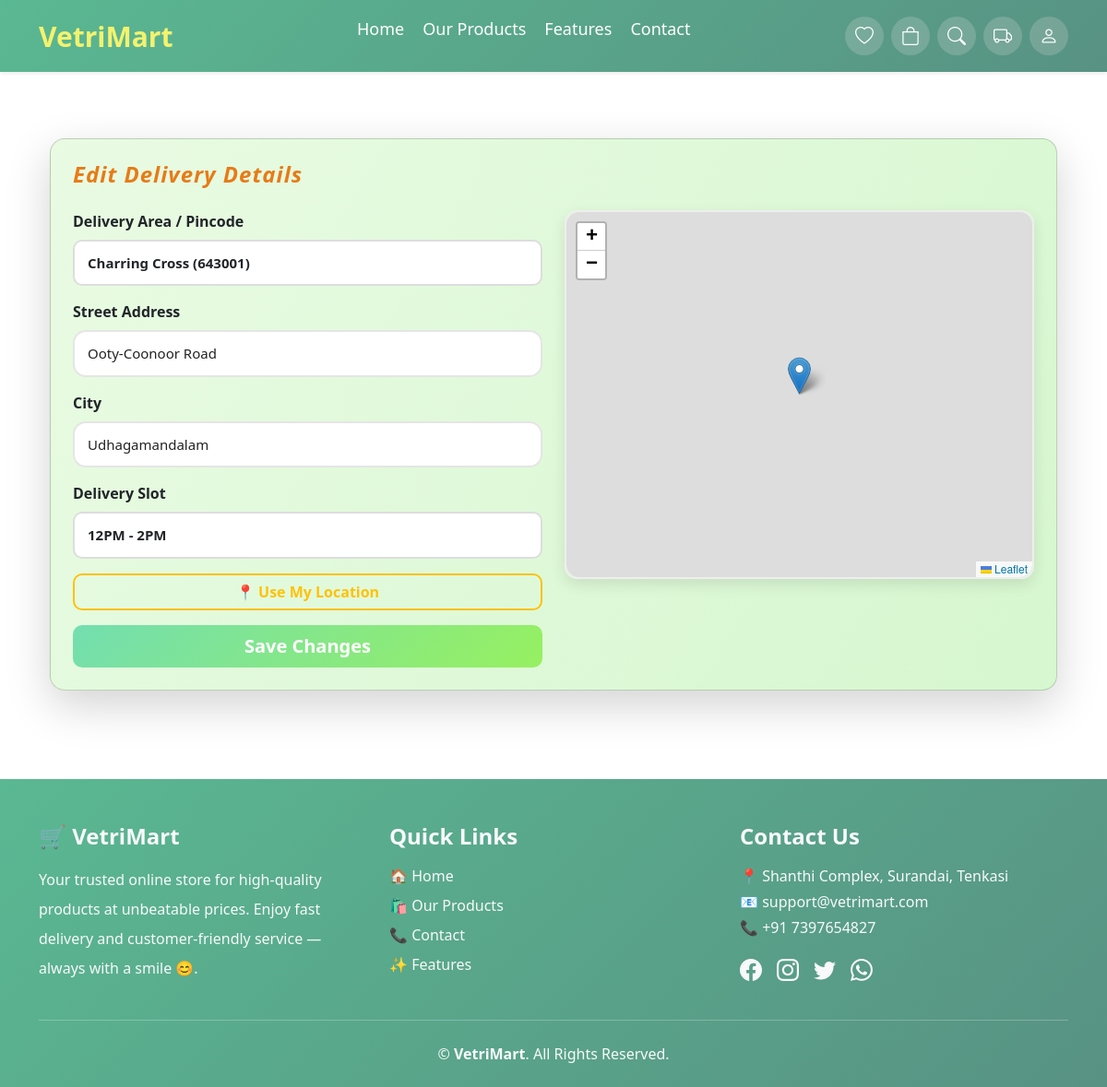
/order/1/edit/ (signed in), run on the app's committed database.
### core/models.py (models this page shows, shortened)
class Order(models.Model):
    STATUS_CHOICES = [
        ('pending', 'Pending'),
        ('confirmed', 'Confirmed'),
        ('processing', 'Processing'),
        ('out_for_delivery', 'Out for Delivery'),
        ('delivered', 'Delivered'),
        ('delayed', 'Delayed'),
        ('failed', 'Failed'),
        ('cancelled', 'Cancelled'),
    ]
    user = models.ForeignKey(settings.AUTH_USER_MODEL, on_delete=models.CASCADE)
    full_name = models.CharField(max_length=100)
    email = models.EmailField(blank=True, null=True)
    phone = models.CharField(max_length=10)
    street_address = models.CharField(max_length=255)
    city = models.CharField(max_length=100)
    delivery_zone = models.ForeignKey('DeliveryZone', on_delete=models.SET_NULL, null=True, blank=True)
    delivery_slot = models.CharField(max_length=50)
    payment_method = models.CharField(max_length=20)
    latitude = models.FloatField(null=True, blank=True)
    longitude = models.FloatField(null=True, blank=True)
    address_from_map = models.CharField(max_length=255, blank=True, null=True)
    current_latitude = models.FloatField(null=True, blank=True)
    current_longitude = models.FloatField(null=True, blank=True)
    distance_km = models.FloatField(null=True, blank=True)
    expected_delivery_time = models.DateTimeField(null=True, blank=True)
    delivered_at = models.DateTimeField(null=True, blank=True)
    subtotal = models.DecimalField(max_digits=10, decimal_places=2, default=0)
    tax = models.DecimalField(max_digits=10, decimal_places=2, default=0)
    total_amount = models.DecimalField(max_digits=10, decimal_places=2, default=0)
    status = models.CharField(max_length=50, choices=STATUS_CHOICES, default="pending")
    last_notified_status = models.CharField(max_length=50, blank=True, null=True)
    created_at = models.DateTimeField(auto_now_add=True)
    razorpay_order_id = models.CharField(max_length=255, blank=True, null=True)
    razorpay_payment_id = models.CharField(max_length=255, blank=True, null=True)
    razorpay_signature = models.CharField(max_length=255, blank=True, null=True)
    payment_status = models.CharField(max_length=20, default="Pending")

### core/views.py (the view)
# urls.py: path("order/<int:order_id>/edit/", views.edit_order, name="edit_order"),
def edit_order(request, order_id):
    order = get_object_or_404(Order, id=order_id, user=request.user)
    if order.status in ["out_for_delivery", "delivered"]:
        messages.error(request, "You cannot edit this order now.")
        return redirect("order_confirmation", order_id=order.id)
    if request.method == "POST":
        form = EditOrderForm(request.POST, instance=order)
        if form.is_valid():
            order = form.save(commit=False)
            order.calculate_expected_delivery()
            order.save()
            messages.success(request, "Delivery details updated successfully!")
            return redirect("order_confirmation", order_id=order.id)
    else:
        form = EditOrderForm(instance=order)
    if order.delivery_zone:
        selected_zone = f"{order.delivery_zone.area_name} ({order.delivery_zone.pincode})"
    else:
        selected_zone = None
    selected_slot = order.delivery_slot if order.delivery_slot else None
    return render(
        request,
        "core/edit_order.html",
        {
            "form": form,
            "order": order,
            "selected_zone": selected_zone,
            "selected_slot": selected_slot,
            "zones": DeliveryZone.objects.all(),
        }
    )

### core/forms.py
class EditOrderForm(forms.ModelForm):
    delivery_slot = forms.ChoiceField(
        choices=SLOT_CHOICES,
        widget=forms.Select(attrs={"class": "form-select"})
    )
    class Meta:
        model = Order
        fields = [
            'street_address', 'city', 'delivery_zone',
            'delivery_slot', 'latitude', 'longitude', 'address_from_map'
        ]
        widgets = {
            'street_address': forms.TextInput(attrs={"class": "form-control"}),
            'city': forms.TextInput(attrs={"class": "form-control"}),
            'delivery_zone': forms.Select(attrs={"class": "form-select"}),
            'latitude': forms.HiddenInput(),
            'longitude': forms.HiddenInput(),
            'address_from_map': forms.HiddenInput(),
        }

### core/templates/core/edit_order.html (shortened to what this page needs)
{% extends "core/base.html" %}
{% load static %}
{% block extra_css %}
<link rel="stylesheet" href="https://unpkg.com/leaflet@1.9.4/dist/leaflet.css" />
<link rel="stylesheet" href="{% static 'css/order_edit.css' %}">
{% endblock %}
{% block content %}
<div class="container py-5">
    <div class="card shadow-lg p-4 rounded-4">
        <h5 class="fw-bold mb-4 fs-4">Edit Delivery Details</h5>
        <div class="row g-4">
            <div class="col-lg-6">
                <form method="POST">
                    <div class="mb-3">
                        <label class="form-label fw-semibold">Delivery Area / Pincode</label>
                        <div class="custom-weight-dropdown">
                            <div class="selected-weight" id="editSelectedDeliveryZone">
                                {% if selected_zone %}
                                    {{ selected_zone }}
                                {% else %}
                                    Select Delivery Area / Pincode
                                {% endif %}
                            </div>
                        </div>
                    </div>
                    <div class="mb-3">
                        <label class="form-label fw-semibold">Street Address</label>
                        {{ form.street_address }}
                    </div>
                    <div class="mb-3">
                        <label class="form-label fw-semibold">City</label>
                        {{ form.city }}
                    </div>
                    <div class="mb-3">
                        <label class="form-label fw-semibold">Delivery Slot</label>
                        <div class="custom-weight-dropdown">
                            <div class="selected-weight" id="editSelectedSlot">
                                {% if selected_slot %}
                                    {{ selected_slot }}
                                {% else %}
                                    Select Delivery Slot
                                {% endif %}
                            </div>
                        </div>
                    </div>
                    <button type="button" id="detectLocationBtn"
                            class="btn btn-outline-warning w-100 mb-3">
                        📍 Use My Location
                    </button>
                    <button class="btn btn-primary w-100 py-2 fs-5">
                        Save Changes
                    </button>
             </form>
            </div>
            <div class="col-lg-6">
                <div class="map-wrapper">
                    <div id="map" ></div>
                </div>
            </div>
        </div>
    </div>
</div>
{% endblock %}

### core/static/css/order_edit.css (style rules this page uses)
.card { backdrop-filter: blur(6px); background: linear-gradient(120deg, #e9fbe3, #d6f7cf); }
input, textarea, select, .form-control, .form-select { background: #ffffff !important; border: 2px solid #e5e5e5 !important; padding: 12px 14px !important; border-radius: 14px !important; font-size: 15px !important; color: #222 !important; outline: none !important; box-shadow: none !important; }
.map-wrapper { width: 100%; height: 450px; border-radius: 16px; overflow: hidden; box-shadow: 0 6px 20px rgba(0, 0, 0, 0.15); position: relative; }
#map { width: 100%; height: 100%; border-radius: inherit; }
#detectLocationBtn { border-width: 2px; font-weight: 600; border-radius: 10px; }
.btn-primary { background: linear-gradient(135deg, #73deb0, #97f060); border-radius: 10px; font-weight: 600; outline: none; border: none; }
h5 { font-size: 12px; font-weight: 700; font-style: italic; color: #e77b17!important; animation: bounceIn 1s ease-out, pulse 3s infinite ease-in-out; display: inline-block; letter-spacing: 1px; }
.custom-weight-dropdown { position: relative; width: 100%; cursor: pointer; user-select: none; }
.selected-weight { background: #fff; padding: 12px 14px; border: 2px solid #ddd; border-radius: 10px; font-weight: 600; font-size: 15px; transition: all 0.25s ease; }
.map-wrapper { width: 100%; height: 400px; border-radius: 14px; overflow: hidden; border: 2px solid #eee; box-shadow: 0 6px 16px rgba(0,0,0,0.1); }
label.form-label { font-weight: 700 !important; }
.btn-outline-warning { border-width: 2px; font-weight: 600; }
.btn-primary { font-weight: 600; border-radius: 10px; font-size: 17px; }

### data on the page
Order: street_address "Ooty-Coonoor Road", city "Udhagamandalam", delivery_slot "12PM - 2PM"

### other printed values
{{ selected_zone }} "Charring Cross (643001)"
